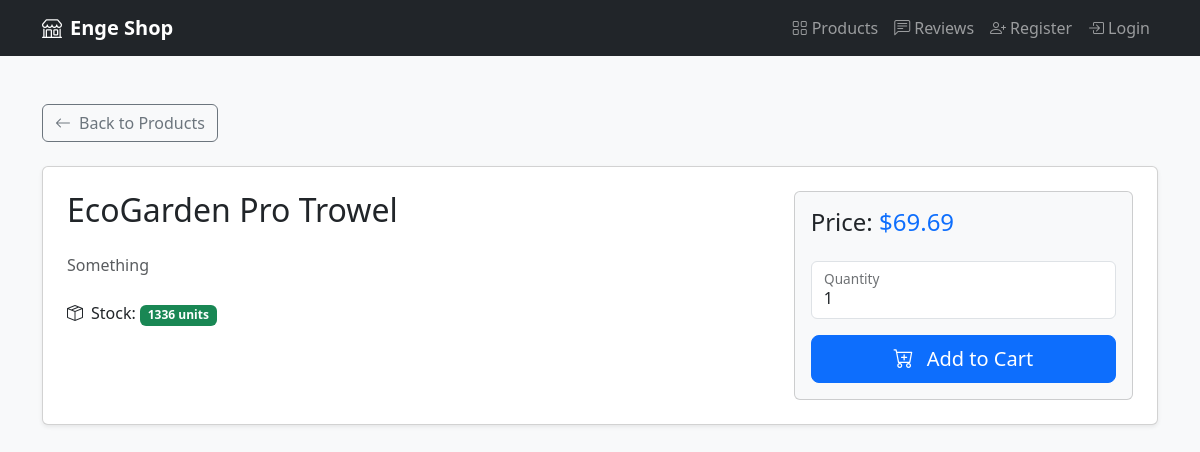
The page /product/index.php?product_id=2 on the database its author committed.
### tables this page shows
CREATE TABLE `products` (
  `product_id` int(11) NOT NULL,
  `name` varchar(255) NOT NULL,
  `price` decimal(10,2) NOT NULL,
  `stock` int(11) NOT NULL,
  `category` varchar(255) DEFAULT NULL,
  `description` text DEFAULT NULL
);

### models/product.php (called while the page is built, shortened)
<?php
class Product
{
    private static $db;
    public static function init() {
        if (!self::$db) {
            try {
                self::$db = new PDO("mysql:host=localhost;dbname=webshop_db", "root", "");
                self::$db->setAttribute(PDO::ATTR_ERRMODE, PDO::ERRMODE_EXCEPTION);
            } catch(PDOException $e) {
                throw new Exception("Connection failed: " . $e->getMessage());
            }
        }
    }
    public static function getProductById($productId) {
        $stmt = self::$db->prepare("SELECT * FROM products WHERE product_id = :product_id");
        $stmt->bindParam(':product_id', $productId);
        $stmt->execute();
        return $stmt->fetch(PDO::FETCH_ASSOC);
    }
}

### product/index.php (the view, shortened to what this page needs)
<?php
include '../components/topbar.php';
require_once '../models/product.php';
$productId = (int)$_GET['product_id'];
$product = Product::getProductById($productId);
?>
<!DOCTYPE html>
<html lang="en">
<head>
    <link href="https://cdn.jsdelivr.net/npm/bootstrap@5.3.0/dist/css/bootstrap.min.css" rel="stylesheet">
    <link rel="stylesheet" href="https://cdn.jsdelivr.net/npm/bootstrap-icons@1.11.0/font/bootstrap-icons.css">
</head>
<body class="bg-light">
    <div class="container py-5">
        <div class="row mb-4">
            <div class="col">
                <a href="../products" class="btn btn-outline-secondary">
                    <i class="bi bi-arrow-left me-2"></i>Back to Products
                </a>
            </div>
        </div>
        <div class="card shadow-sm">
            <div class="card-body p-4">
                <div class="row">
                    <div class="col-lg-8">
                        <h1 class="h2 mb-4"><?php echo htmlspecialchars($product['name']); ?></h1>
                        <?php if (isset($product['description'])): ?>
                            <div class="mb-4">
                                <p class="text-muted"><?php echo nl2br(htmlspecialchars($product['description'])); ?></p>
                            </div>
                        <?php endif; ?>
                        <div class="mb-4">
                            <?php if (isset($product['stock'])): ?>
                                <p class="mb-2">
                                    <i class="bi bi-box-seam me-2"></i>Stock:
                                    <span class="badge <?php echo $product['stock'] > 0 ? 'bg-success' : 'bg-danger'; ?>">
                                        <?php echo (int)$product['stock']; ?> units
                                    </span>
                                </p>
                            <?php endif; ?>
                        </div>
                    </div>
                    <div class="col-lg-4">
                        <div class="card bg-light">
                            <div class="card-body">
                                <?php if (isset($product['price'])): ?>
                                    <h2 class="h4 mb-4">
                                        Price: <span class="text-primary">$<?php echo number_format($product['price'], 2); ?></span>
                                    </h2>
                                <?php endif; ?>
                                <form method="POST" class="d-grid gap-3">
                                    <div class="form-floating">
                                        <input type="number"
                                               class="form-control"
                                               id="quantity"
                                               name="quantity"
                                               value="1"
                                               min="1"
                                               max="<?php echo (int)$product['stock']; ?>"
                                               required
                                               <?php echo $product['stock'] <= 0 ? 'disabled' : ''; ?>>
                                        <label for="quantity">Quantity</label>
                                    </div>
                                    <button type="submit"
                                            name="add_to_cart"
                                            class="btn btn-primary btn-lg"
                                            <?php echo $product['stock'] <= 0 ? 'disabled' : ''; ?>>
                                        <i class="bi bi-cart-plus me-2"></i>
                                        <?php echo $product['stock'] <= 0 ? 'Out of Stock' : 'Add to Cart'; ?>
                                    </button>
                                </form>
                            </div>
                        </div>
                    </div>
                </div>
            </div>
        </div>
    </div>
</body>
</html>

### rows shown on the page
products: name "EcoGarden Pro Trowel", description "Something", stock "1336", price "69.69", quantity "1"
